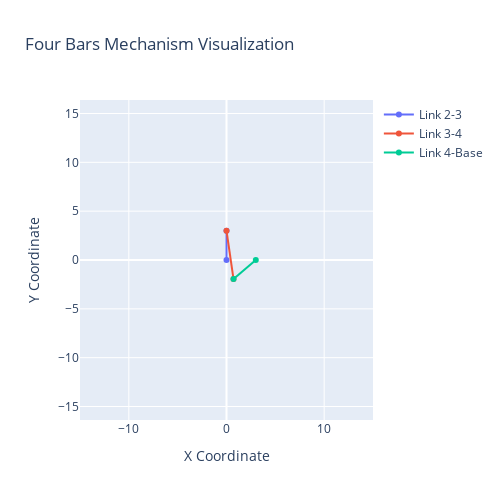

The notebook cell this image was saved under:
### Code cell
plot_mechanism_updated_json({'r_x_2': 0.0,
 'r_x_3': 1.83697019872103e-16,
 'r_y_2': 0.0,
 'r_y_3': 3.00000000000000,
 'r_y_4': -1.94809625674159,
 'r_x_4': 0.718570409925080,
 'theta_3': 4.85660242306916,
 'theta_4': 0.706749687228324},Separation)

### Figure 1 — Plotly figure (JSON) as saved in the notebook; plotly's stock layout.template omitted (floating-point values rounded to 4 significant figures)
{"data": [{"mode": "lines+markers", "name": "Link 2-3", "type": "scatter", "x": [0, 1.837e-16], "y": [0, 3]}, {"mode": "lines+markers", "name": "Link 3-4", "type": "scatter", "x": [1.837e-16, 0.7186], "y": [3, -1.948]}, {"mode": "lines+markers", "name": "Link 4-Base", "type": "scatter", "x": [0.7186, 3], "y": [-1.948, 0]}], "layout": {"autosize": false, "height": 500, "showlegend": true, "title": {"text": "Four Bars Mechanism Visualization"}, "width": 500, "xaxis": {"range": [-15, 15], "scaleanchor": "y", "scaleratio": 1, "title": {"text": "X Coordinate"}}, "yaxis": {"range": [-15, 15], "scaleanchor": "x", "scaleratio": 1, "title": {"text": "Y Coordinate"}}}}
